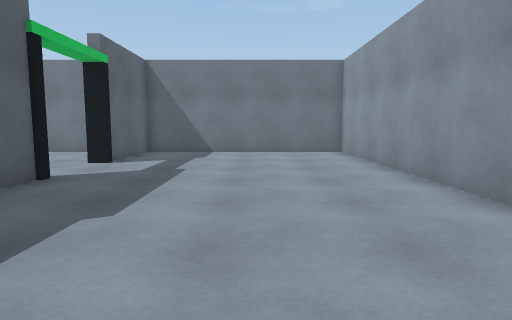
view 1 (above)

13 first-person views from a walk through a 3-D level made in the Unity game engine. The camera is 1.2 m above the floor, tilts 6° down and sees 75° across. Doors are open. The floor is counted in squares, 1 m on a side. Each view is taken from the middle of a square. On the plan, view 1 faces up. The plan holds only what a view shows up to about 14 squares ahead; the rest is blank. The player character is not drawn.

view 2
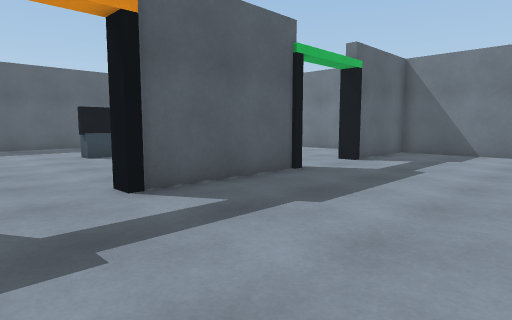

view 3
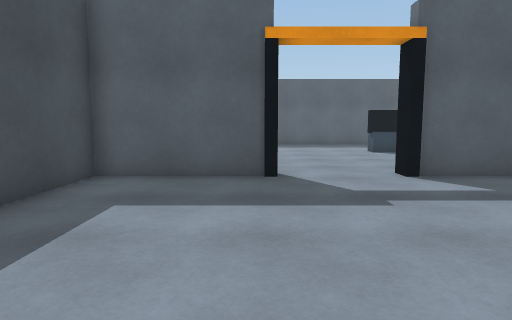

view 4
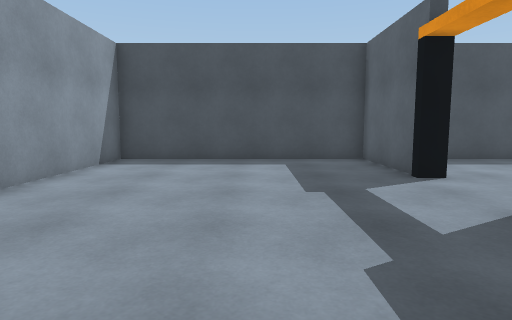

view 5
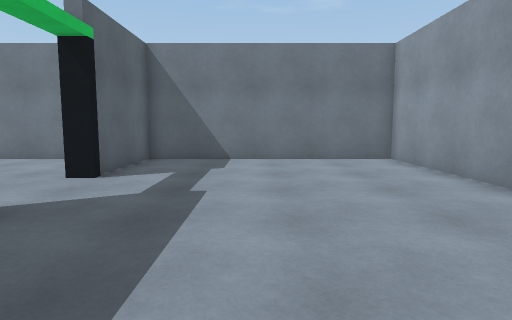

view 6
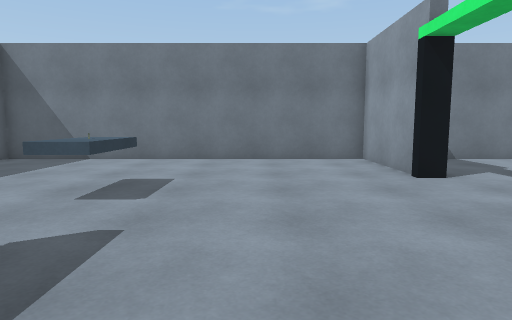

view 7
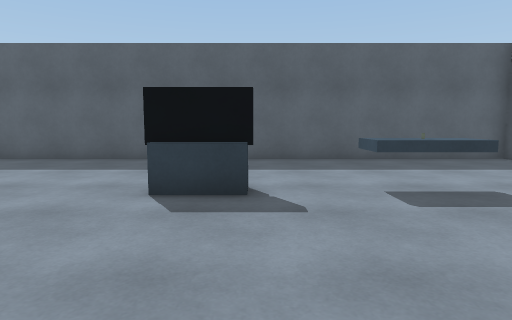

view 8
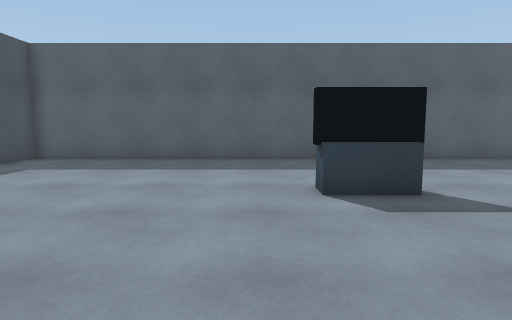

view 9
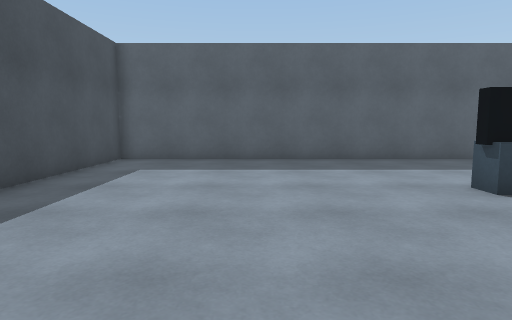

view 10
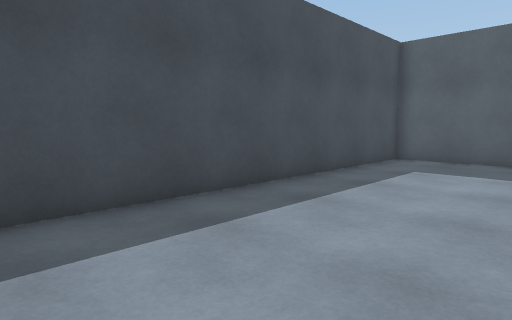

view 11
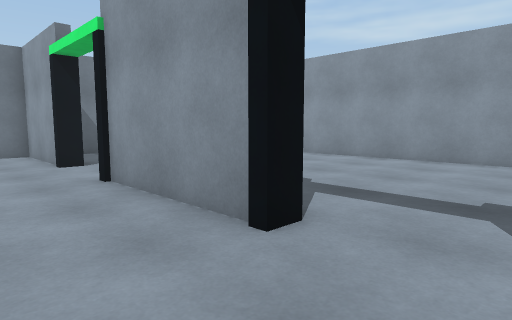

view 12
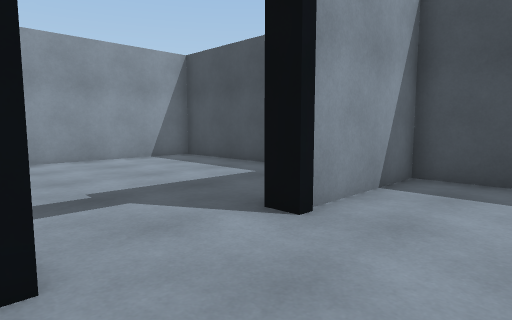

view 13
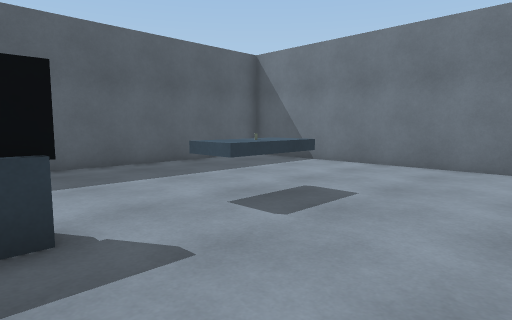

### Floor plan
Points are (right, up) in squares from view 1. A wall is a line through its corners. A room is listed if a view was taken in it or the views show most of it. See-through windows are left out.
Room 1 (views 1, 2, 3, 4, 5)
walls: (-4.8, 7.6) (-4.8, 2.5); (-4.8, -0.5) (-4.8, -4.8) (3.8, -4.8) (3.8, 14.8) (-4.8, 14.8) (-4.8, 10.5)
ways out: open door at (-5, 1) to room 2; open door at (-5, 9) to room 2
Room 2 (views 6, 7, 8, 9, 10, 11, 12, 13)
walls: (-5.2, 2.5) (-5.2, 7.5); (-5.2, 10.5) (-5.2, 14.8) (-17.8, 14.8) (-17.8, -4.8) (-5.2, -4.8) (-5.2, -0.5)
low walls: (-11.5, 8.5) (-11.5, 8) (-12.5, 8); (-11.5, 10.1) (-11.5, 9.4)
ways out: open door at (-5, 1) to room 1; open door at (-5, 9) to room 1
objects: other object (-12, 5); other object (-12, 9)

Where each view was taken, in squares from view 1:
view 1: 0 up, 0 right, facing up
view 2: 0 up, 1 right, facing up-left
view 3: 1 down, 3 right, facing left
view 4: 7 up, 1 left, facing down
view 5: 3 up, 1 left, facing up
view 6: 3 up, 9 left, facing up
view 7: 6 up, 6 left, facing left
view 8: 3 up, 6 left, facing left
view 9: 0 up, 6 left, facing left
view 10: 0 up, 6 left, facing down-left
view 11: 0 up, 8 left, facing up-right
view 12: 3 up, 8 left, facing down-right
view 13: 5 up, 8 left, facing up-left
